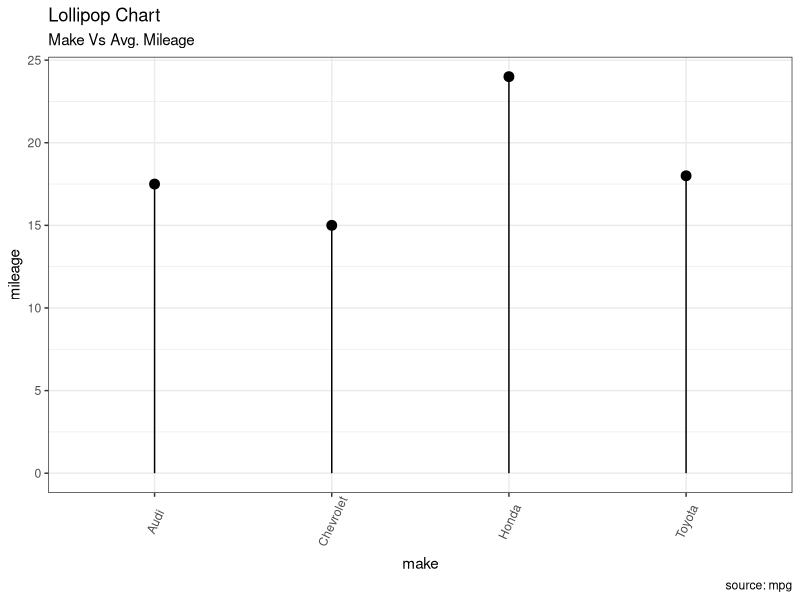

The R source for this figure:
## ---- chunk 1
#| code-fold: true
#| code-summary: "Show the code"

library(ggplot2)
theme_set(theme_bw())


cty_mpg <- data.frame(
  make = c("Chevrolet", "Audi", "Toyota", "Honda"),
  mileage = c(15, 17.5, 18, 24)
)

ggplot(cty_mpg, aes(x = make, y = mileage)) + 
  geom_point(size = 3) + 
  geom_segment(aes(x = make,
                   xend = make,
                   y = 0,
                   yend = mileage)) + 
  labs(title = "Lollipop Chart", 
       subtitle = "Make Vs Avg. Mileage", 
       caption = "source: mpg") + 
  theme(axis.text.x = element_text(angle = 65, vjust = 0.6))
